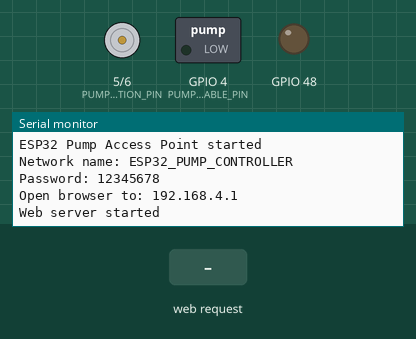
Simulated run of this program. Board: ESP32-S3. On the bench: direction and speed pins drawn as motors (green arrow = direction pin HIGH = forward, orange = LOW = backward, longer = more drive), switched loads named in the program (green lamp = pin HIGH), output pins drawn as LEDs (lit = HIGH), the last lines printed to the serial monitor. The test bench sets the inputs (shaded band).

Above: at 2.2 s.
2.3 s: HTTP request GET /command?cmd=PING received
At 2.8 s:
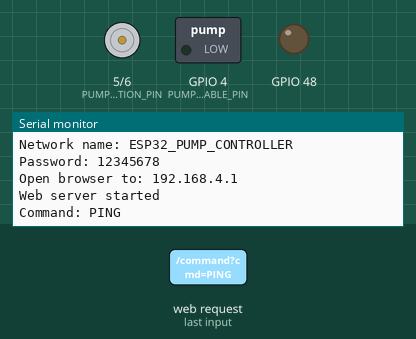
3.8 s: HTTP request GET /command?cmd=STATUS received
At 5.0 s:
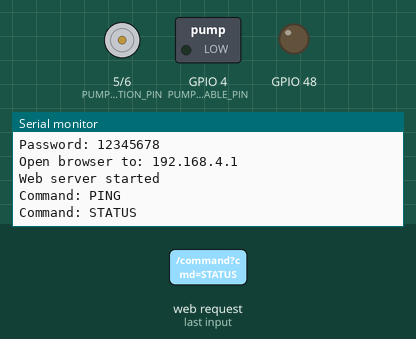
5.3 s: HTTP request GET /command?cmd=1 received
At 6.3 s:
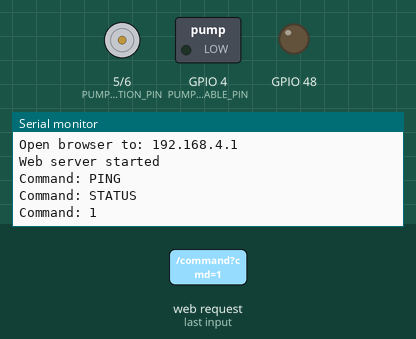

Measured:
- after the input at 2.3 s, the serial monitor: prints a new line at once (image 1)
- after the input at 3.8 s, the serial monitor: prints a new line at once (image 2)
- after the input at 5.3 s, the serial monitor: prints a new line at once (image 3)

The program:

main.cpp
```cpp
#include <Arduino.h>
#include <WiFi.h>
#include <WebServer.h>

// -----------------------------------------------------------------------------
// Board settings
// -----------------------------------------------------------------------------

#ifndef LED_BUILTIN
#define LED_BUILTIN 48
#endif

// Change these pins to match your ESP32 wiring.
#define PUMP_ENABLE_PIN     4
#define PUMP_DIRECTION_PIN  5
#define PUMP_PWM_PIN        6

// -----------------------------------------------------------------------------
// Wi-Fi Access Point settings
// -----------------------------------------------------------------------------

const char *apName = "ESP32_PUMP_CONTROLLER";
const char *apPassword = "12345678";

WebServer server(80);

// -----------------------------------------------------------------------------
// PWM settings
// -----------------------------------------------------------------------------

const int pwmChannel = 0;
const int pwmFrequency = 5000;
const int pwmResolution = 10;     // 10-bit PWM: 0 to 1023
const int pwmMaxDuty = 1023;

// -----------------------------------------------------------------------------
// Pump state
// -----------------------------------------------------------------------------

int pumpSpeedPercent = 0;
bool pumpEnabled = false;
bool pumpReverse = false;

// -----------------------------------------------------------------------------
// Apply current pump state to hardware pins
// -----------------------------------------------------------------------------

void applyPumpState() {
  // Enable pin:
  // LOW  = pump OFF
  // HIGH = pump ON
  digitalWrite(PUMP_ENABLE_PIN, pumpEnabled ? HIGH : LOW);

  // Direction pin:
  // HIGH = normal direction
  // LOW  = reverse direction
  digitalWrite(PUMP_DIRECTION_PIN, pumpReverse ? LOW : HIGH);

  // Convert 0–100% speed to 0–1023 PWM duty.
  int duty = map(pumpSpeedPercent, 0, 100, 0, pwmMaxDuty);
  ledcWrite(pwmChannel, duty);
}

// -----------------------------------------------------------------------------
// Handle text commands from web interface
// -----------------------------------------------------------------------------

String handleCommand(String command) {
  command.trim();
  command.toUpperCase();

  Serial.println("Command: " + command);

  if (command == "PING") {
    return "PONG";
  }

  if (command == "PUMP ON") {
    pumpEnabled = true;
    applyPumpState();
    return "Pump enabled";
  }

  if (command == "PUMP OFF") {
    pumpEnabled = false;
    applyPumpState();
    return "Pump disabled";
  }

  if (command == "DIR NORMAL") {
    pumpReverse = false;
    applyPumpState();
    return "Direction set to NORMAL";
  }

  if (command == "DIR REVERSE") {
    pumpReverse = true;
    applyPumpState();
    return "Direction set to REVERSE";
  }

  if (command.startsWith("SPEED ")) {
    int speed = command.substring(6).toInt();
    speed = constrain(speed, 0, 100);

    pumpSpeedPercent = speed;
    applyPumpState();

    return "Speed set to " + String(speed) + "%";
  }

  if (command == "STATUS") {
    return "Pump: " + String(pumpEnabled ? "ON" : "OFF") +
           "\nDirection: " + String(pumpReverse ? "REVERSE" : "NORMAL") +
           "\nSpeed: " + String(pumpSpeedPercent) + "%";
  }

  return "Unknown command: " + command;
}

// -----------------------------------------------------------------------------
// Web page
// -----------------------------------------------------------------------------

void handleRoot() {
  String page = R"rawliteral(
<!DOCTYPE html>
<html>
<head>
  <title>ESP32 Pump Controller</title>

  <style>
    body {
      font-family: Arial;
      margin: 0;
      padding: 24px;
      background: #111;
      color: #eee;
    }

    .card {
      max-width: 900px;
      margin: auto;
      background: #1b1b1b;
      padding: 24px;
      border-radius: 12px;
      border: 1px solid #333;
    }

    button {
      font-size: 16px;
      padding: 10px 16px;
      margin: 6px;
      cursor: pointer;
    }

    .command-row {
      margin-top: 20px;
      display: flex;
      gap: 10px;
    }

    input {
      flex: 1;
      font-size: 16px;
      padding: 10px;
    }

    #log {
      background: #000;
      color: #00ff66;
      padding: 14px;
      margin-top: 24px;
      height: 300px;
      overflow-y: auto;
      white-space: pre-wrap;
      font-family: monospace;
      border: 1px solid #444;
      border-radius: 8px;
    }
  </style>
</head>

<body>
  <div class="card">
    <h1>ESP32 Pump Controller</h1>

    <button onclick="sendCommand('PUMP ON')">PUMP ON</button>
    <button onclick="sendCommand('PUMP OFF')">PUMP OFF</button>
    <button onclick="sendCommand('DIR NORMAL')">NORMAL</button>
    <button onclick="sendCommand('DIR REVERSE')">REVERSE</button>
    <button onclick="sendCommand('STATUS')">STATUS</button>

    <br><br>

    <button onclick="sendCommand('SPEED 0')">0%</button>
    <button onclick="sendCommand('SPEED 25')">25%</button>
    <button onclick="sendCommand('SPEED 50')">50%</button>
    <button onclick="sendCommand('SPEED 75')">75%</button>
    <button onclick="sendCommand('SPEED 100')">100%</button>

    <div class="command-row">
      <input id="cmd" type="text" placeholder="Example: SPEED 40">
      <button onclick="sendCustom()">Send</button>
    </div>

    <div id="log">ESP32 pump console ready.</div>
  </div>

  <script>
    function appendLog(text) {
      const log = document.getElementById('log');
      log.textContent += String.fromCharCode(10) + text;
      log.scrollTop = log.scrollHeight;
    }

    function sendCommand(cmd) {
      appendLog("> " + cmd);

      fetch('/command?cmd=' + encodeURIComponent(cmd))
        .then(response => response.text())
        .then(data => appendLog(data))
        .catch(error => appendLog("Error: " + error));
    }

    function sendCustom() {
      const input = document.getElementById('cmd');
      const cmd = input.value.trim();

      if (cmd.length > 0) {
        sendCommand(cmd);
        input.value = "";
      }
    }

    document.getElementById('cmd').addEventListener('keydown', function(event) {
      if (event.key === 'Enter') {
        sendCustom();
      }
    });
  </script>
</body>
</html>
)rawliteral";

  server.send(200, "text/html", page);
}

// -----------------------------------------------------------------------------
// Web command endpoint
// -----------------------------------------------------------------------------

void handleWebCommand() {
  if (!server.hasArg("cmd")) {
    server.send(400, "text/plain", "Missing cmd argument");
    return;
  }

  String response = handleCommand(server.arg("cmd"));
  server.send(200, "text/plain", response);
}

// -----------------------------------------------------------------------------
// Setup
// -----------------------------------------------------------------------------

void setup() {
  Serial.begin(115200);
  delay(1000);

  pinMode(LED_BUILTIN, OUTPUT);
  pinMode(PUMP_ENABLE_PIN, OUTPUT);
  pinMode(PUMP_DIRECTION_PIN, OUTPUT);

  // Setup PWM output.
  ledcSetup(pwmChannel, pwmFrequency, pwmResolution);
  ledcAttachPin(PUMP_PWM_PIN, pwmChannel);

  // Start in a safe state.
  pumpEnabled = false;
  pumpReverse = false;
  pumpSpeedPercent = 0;
  applyPumpState();

  // Start ESP32 Wi-Fi access point.
  WiFi.softAP(apName, apPassword);

  Serial.println();
  Serial.println("ESP32 Pump Access Point started");
  Serial.println("Network name: " + String(apName));
  Serial.println("Password: " + String(apPassword));
  Serial.print("Open browser to: ");
  Serial.println(WiFi.softAPIP());

  // Web routes.
  server.on("/", handleRoot);
  server.on("/command", handleWebCommand);
  server.begin();

  Serial.println("Web server started");
}

// -----------------------------------------------------------------------------
// Main loop
// -----------------------------------------------------------------------------

void loop() {
  server.handleClient();
}
```
